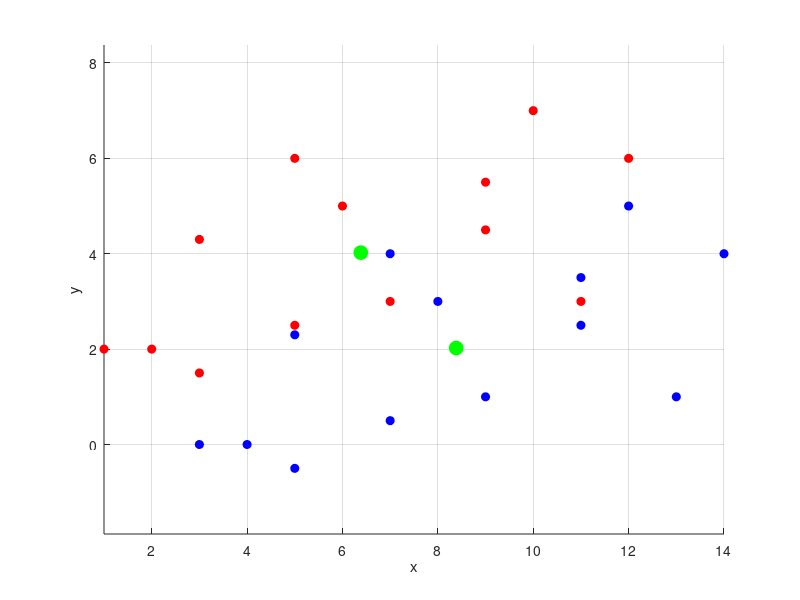
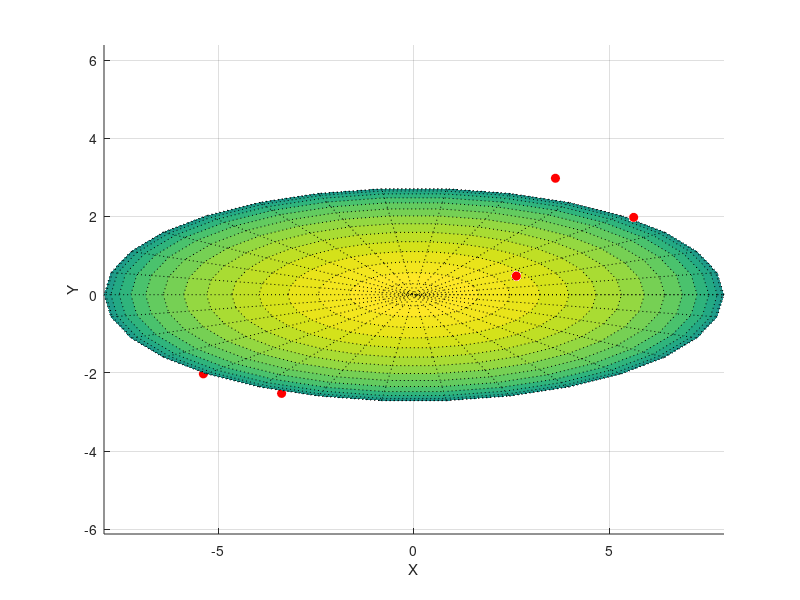

Recreate these plots in MATLAB, in order. (Note: this script raises an error after producing the figures.)
close all;clear all;
%Define data points
xx=[2 3 5 7 9 10 9 12 6 3 11 1 5];yy=[2 4.3 2.5 3 5.5 7 4.5 6 5 1.5 3 2 6];zz=[4 6 5 6 6 7 7 7 4 3 5 3 4];
xx=xx';yy=yy';zz=zz';data=[xx,yy,zz];
xx1=xx+2;yy1=yy-2;zz1=zz-2;
xx2=xx1+[+1 -2 +1 -2 +1 -2 +1 -2 +1 -2 +1 -2 +1]';yy2=yy1+[+2 -1 +2 -1 +2 -1 +2 -1 +2 -1 +2 -1 +2]';

%plot the data
figure(1)
h1=plot3(xx,yy,zz,'ro','MarkerFace','r');hold on;
xlabel('x');ylabel('y');zlabel('z');view([0 0 1]);grid on;axis equal
plot3(mean(xx),mean(yy),mean(zz),'og','MarkerSize',10,'MarkerFace','g')


h11=plot3(xx1,yy1,zz1,'bo','MarkerFace','b');hold on;
plot3(mean(xx1),mean(yy1),mean(zz1),'og','MarkerSize',10,'MarkerFace','g')

%subtract the mean and plot the data points again
figure(2)
XX=xx-mean(xx);YY=yy-mean(yy);ZZ=zz-mean(zz);DATA=[XX,YY,ZZ];
h2=plot3(XX,YY,ZZ,'ro','MarkerFace','r');
xlabel('X');ylabel('Y');zlabel('Z');view([0 0 1]);hold on;grid on;axis equal
h20=plot3(mean(XX),mean(YY),mean(ZZ),'og','MarkerSize',10,'MarkerFace','g');

%Principal Component Analysis (PCA)
A=cov(DATA);%covariance matrix
[V,D]=eig(A);%calculate eignevectors and eigenvalues
V1=V(:,3)*sqrt(D(3,3));V2=V(:,2)*sqrt(D(2,2));V3=V(:,1)*sqrt(D(1,1));
h21=line([V1(1) -V1(1)],[V1(2) -V1(2)],[V1(3) -V1(3)],'Color', 'r','LineWidth',3);
h22=line([V2(1) -V2(1)],[V2(2) -V2(2)],[V2(3) -V2(3)],'Color', 'g','LineWidth',3);
h23=line([V3(1) -V3(1)],[V3(2) -V3(2)],[V3(3) -V3(3)],'Color', 'b','LineWidth',3);

%fit an ellipsoid to the cloud of points

%plot unrotated ellipsoid with axis lengths equal to eigenvalues
[x, y, z] = ellipsoid(0,0,0,2*sqrt(D(3,3)),2*sqrt(D(2,2)),2*sqrt(D(1,1)),30);
h3=surf(x, y, z);
set(h3,'LineStyle',':');
h3.FaceAlpha=.1;
axis equal,grid on
%angle between the X axis and the first eigenvector V1
ALPHA1=acosd(dot(V1,[1 0 0])/norm(V1));
%angle between the Y axis and the second eigenvector V2
ALPHA2=acosd(dot(V2,[0 1 0])/norm(V1)*norm(V2));%angle between the X axis and the first eigenvector V1
%rotate the ellipsoid to align its largest axis with V1
rotate(h3,cross([1 0 0],V1),ALPHA1,[0 0 0])
%rotate the ellipsoid to align its second largest axis with V2
rotate(h3,cross(V2,V3),ALPHA2,[0 0 0])
axis equal

%plot the original points and translate the rotated ellipsoid to fit them  
h4=plot3(xx,yy,zz,'ro','MarkerFace','m');
h5=plot3(mean(xx),mean(yy),mean(zz),'og','MarkerSize',10,'MarkerFace','g');
Xdisp=h3.XData;Ydisp=h3.YData;Zdisp=h3.ZData;
h6=surf(Xdisp+mean(xx), Ydisp+mean(yy),Zdisp+mean(zz));
set(h6,'LineStyle',':');
h6.FaceAlpha=.1;

h31=line([V1(1)+mean(xx) -V1(1)+mean(xx)],[V1(2)+mean(yy) -V1(2)+mean(yy)],[V1(3)+mean(zz) -V1(3)+mean(zz)],'Color', 'r','LineWidth',3);
h32=line([V2(1)+mean(xx) -V2(1)+mean(xx)],[V2(2)+mean(yy) -V2(2)+mean(yy)],[V2(3)+mean(zz) -V2(3)+mean(zz)],'Color', 'g','LineWidth',3);
h33=line([V3(1)+mean(xx) -V3(1)+mean(xx)],[V3(2)+mean(yy) -V3(2)+mean(yy)],[V3(3)+mean(zz) -V3(3)+mean(zz)],'Color', 'b','LineWidth',3);

delete(h2);delete(h3);delete(h20);delete(h21);delete(h22);delete(h23)


% function h = circle(x,y,r)
% hold on
% th = 0:pi/50:2*pi;
% xunit = r * cos(th) + x;
% yunit = r * sin(th) + y;
% h = plot(xunit, yunit);
% hold off
